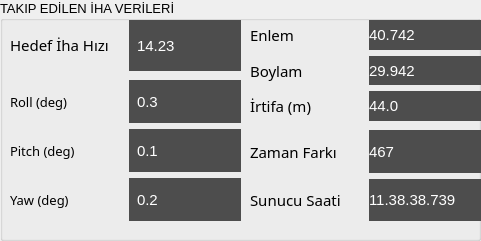
     <widget class="QGroupBox" name="gb_teaminfo">
      <property name="geometry">
       <rect>
        <x>390</x>
        <y>540</y>
        <width>481</width>
        <height>241</height>
       </rect>
      </property>
      <property name="font">
       <font>
        <pointsize>10</pointsize>
       </font>
      </property>
      <property name="styleSheet">
       <string notr="true"/>
      </property>
      <property name="title">
       <string>TAKIP EDİLEN İHA VERİLERİ</string>
      </property>
      <widget class="QWidget" name="gridLayoutWidget_4">
       <property name="geometry">
        <rect>
         <x>10</x>
         <y>20</y>
         <width>231</width>
         <height>51</height>
        </rect>
       </property>
       <layout class="QGridLayout" name="gl_hizBilgi_2">
        <item row="0" column="1">
         <widget class="QLabel" name="lbl_speed_r">
          <property name="font">
           <font>
            <pointsize>11</pointsize>
           </font>
          </property>
          <property name="styleSheet">
           <string notr="true">QLabel {
    background-color: #4d4d4d;  /* koyu gri */
    color: white;
    padding: 4px;
 
}
</string>
          </property>
          <property name="text">
           <string>14.23</string>
          </property>
         </widget>
        </item>
        <item row="0" column="0">
         <widget class="QLabel" name="label_12">
          <property name="font">
           <font>
            <family>MS Reference Sans Serif</family>
            <pointsize>11</pointsize>
           </font>
          </property>
          <property name="styleSheet">
           <string notr="true"/>
          </property>
          <property name="text">
           <string>&lt;html&gt;&lt;head/&gt;&lt;body&gt;&lt;p&gt;Hedef İha Hızı &lt;/p&gt;&lt;/body&gt;&lt;/html&gt;</string>
          </property>
         </widget>
        </item>
       </layout>
      </widget>
      <widget class="QWidget" name="gridLayoutWidget_5">
       <property name="geometry">
        <rect>
         <x>10</x>
         <y>80</y>
         <width>231</width>
         <height>141</height>
        </rect>
       </property>
       <layout class="QGridLayout" name="gl_IMU_2">
        <item row="1" column="1">
         <widget class="QLabel" name="lbl_pitch_r">
          <property name="font">
           <font>
            <pointsize>11</pointsize>
           </font>
          </property>
          <property name="styleSheet">
           <string notr="true">QLabel {
    background-color: #4d4d4d;  /* koyu gri */
    color: white;
    padding: 4px;
 
}
</string>
          </property>
          <property name="text">
           <string>0.1</string>
          </property>
         </widget>
        </item>
        <item row="2" column="1">
         <widget class="QLabel" name="lbl_yaw_r">
          <property name="font">
           <font>
            <pointsize>11</pointsize>
           </font>
          </property>
          <property name="styleSheet">
           <string notr="true">QLabel {
    background-color: #4d4d4d;  /* koyu gri */
    color: white;
    padding: 4px;
 
}
</string>
          </property>
          <property name="text">
           <string>0.2</string>
          </property>
         </widget>
        </item>
        <item row="0" column="0">
         <widget class="QLabel" name="label_8">
          <property name="font">
           <font>
            <family>MS Reference Sans Serif</family>
            <pointsize>10</pointsize>
           </font>
          </property>
          <property name="styleSheet">
           <string notr="true"/>
          </property>
          <property name="text">
           <string>Roll (deg)</string>
          </property>
         </widget>
        </item>
        <item row="2" column="0">
         <widget class="QLabel" name="label_9">
          <property name="font">
           <font>
            <family>MS Reference Sans Serif</family>
            <pointsize>10</pointsize>
           </font>
          </property>
          <property name="styleSheet">
           <string notr="true"/>
          </property>
          <property name="text">
           <string>Yaw (deg)</string>
          </property>
         </widget>
        </item>
        <item row="0" column="1">
         <widget class="QLabel" name="lbl_roll_r">
          <property name="font">
           <font>
            <pointsize>11</pointsize>
           </font>
          </property>
          <property name="styleSheet">
           <string notr="true">QLabel {
    background-color: #4d4d4d;  /* koyu gri */
    color: white;
    padding: 4px;
 
}
</string>
          </property>
          <property name="text">
           <string>0.3</string>
          </property>
         </widget>
        </item>
        <item row="1" column="0">
         <widget class="QLabel" name="label_22">
          <property name="font">
           <font>
            <family>MS Reference Sans Serif</family>
            <pointsize>10</pointsize>
           </font>
          </property>
          <property name="styleSheet">
           <string notr="true"/>
          </property>
          <property name="text">
           <string>Pitch (deg)</string>
          </property>
         </widget>
        </item>
       </layout>
      </widget>
      <widget class="QWidget" name="gridLayoutWidget_6">
       <property name="geometry">
        <rect>
         <x>250</x>
         <y>20</y>
         <width>231</width>
         <height>101</height>
        </rect>
       </property>
       <layout class="QGridLayout" name="gl_GPS_2">
        <item row="0" column="0">
         <widget class="QLabel" name="label_21">
          <property name="font">
           <font>
            <family>MS Reference Sans Serif</family>
            <pointsize>11</pointsize>
           </font>
          </property>
          <property name="styleSheet">
           <string notr="true"/>
          </property>
          <property name="text">
           <string>Enlem</string>
          </property>
         </widget>
        </item>
        <item row="1" column="0">
         <widget class="QLabel" name="label_23">
          <property name="font">
           <font>
            <family>MS Reference Sans Serif</family>
            <pointsize>11</pointsize>
           </font>
          </property>
          <property name="styleSheet">
           <string notr="true"/>
          </property>
          <property name="text">
           <string>Boylam</string>
          </property>
         </widget>
        </item>
        <item row="0" column="1">
         <widget class="QLabel" name="lbl_enlem_r">
          <property name="font">
           <font>
            <pointsize>11</pointsize>
           </font>
          </property>
          <property name="styleSheet">
           <string notr="true">QLabel {
    background-color: #4d4d4d;  /* koyu gri */
    color: white;
 
}
</string>
          </property>
          <property name="text">
           <string>40.742</string>
          </property>
         </widget>
        </item>
        <item row="2" column="1">
         <widget class="QLabel" name="lbl_irtifa_r">
          <property name="font">
           <font>
            <pointsize>11</pointsize>
           </font>
          </property>
          <property name="styleSheet">
           <string notr="true">QLabel {
    background-color: #4d4d4d;  /* koyu gri */
    color: white;

 
}
</string>
          </property>
          <property name="text">
           <string>44.0</string>
          </property>
         </widget>
        </item>
        <item row="1" column="1">
         <widget class="QLabel" name="lbl_boylam_r">
          <property name="font">
           <font>
            <pointsize>11</pointsize>
           </font>
          </property>
          <property name="styleSheet">
           <string notr="true">QLabel {
    background-color: #4d4d4d;  /* koyu gri */
    color: white;
 
}
</string>
          </property>
          <property name="text">
           <string>29.942</string>
          </property>
         </widget>
        </item>
        <item row="2" column="0">
         <widget class="QLabel" name="label_24">
          <property name="font">
           <font>
            <family>MS Reference Sans Serif</family>
            <pointsize>11</pointsize>
           </font>
          </property>
          <property name="styleSheet">
           <string notr="true"/>
          </property>
          <property name="text">
           <string>İrtifa (m)</string>
          </property>
         </widget>
        </item>
       </layout>
      </widget>
      <widget class="QWidget" name="gridLayoutWidget_7">
       <property name="geometry">
        <rect>
         <x>250</x>
         <y>130</y>
         <width>231</width>
         <height>91</height>
        </rect>
       </property>
       <layout class="QGridLayout" name="gl_GPS_3">
        <item row="1" column="0">
         <widget class="QLabel" name="label_26">
          <property name="font">
           <font>
            <family>MS Reference Sans Serif</family>
            <pointsize>11</pointsize>
           </font>
          </property>
          <property name="styleSheet">
           <string notr="true"/>
          </property>
          <property name="text">
           <string>Sunucu Saati</string>
          </property>
         </widget>
        </item>
        <item row="0" column="0">
         <widget class="QLabel" name="label_25">
          <property name="font">
           <font>
            <family>MS Reference Sans Serif</family>
            <pointsize>11</pointsize>
           </font>
          </property>
          <property name="styleSheet">
           <string notr="true"/>
          </property>
          <property name="text">
           <string>Zaman Farkı</string>
          </property>
         </widget>
        </item>
        <item row="1" column="1">
         <widget class="QLabel" name="lbl_servertime">
          <property name="font">
           <font>
            <pointsize>11</pointsize>
           </font>
          </property>
          <property name="styleSheet">
           <string notr="true">QLabel {
    background-color: #4d4d4d;  /* koyu gri */
    color: white;
 
}
</string>
          </property>
          <property name="text">
           <string>11.38.38.739</string>
          </property>
         </widget>
        </item>
        <item row="0" column="1">
         <widget class="QLabel" name="lbl_time_dif">
          <property name="font">
           <font>
            <pointsize>11</pointsize>
           </font>
          </property>
          <property name="styleSheet">
           <string notr="true">QLabel {
    background-color: #4d4d4d;  /* koyu gri */
    color: white;
 
}
</string>
          </property>
          <property name="text">
           <string>467</string>
          </property>
         </widget>
        </item>
       </layout>
      </widget>
     </widget>
